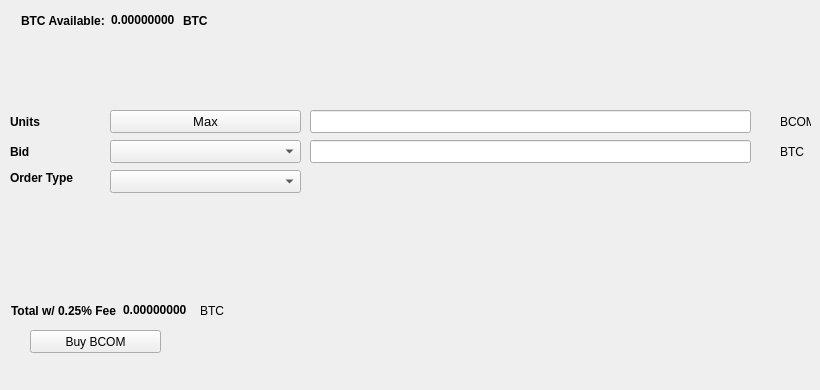
   <widget class="QWidget" name="BuyTab">
    <attribute name="title">
     <string>Buy</string>
    </attribute>
    <widget class="QPushButton" name="BuyBCOM">
     <property name="geometry">
      <rect>
       <x>30</x>
       <y>330</y>
       <width>131</width>
       <height>23</height>
      </rect>
     </property>
     <property name="text">
      <string>Buy BCOM</string>
     </property>
     <property name="icon">
      <iconset resource="../bitcommerce.qrc">
       <normaloff>:/icons/bitcoin</normaloff>:/icons/bitcoin</iconset>
     </property>
    </widget>
    <widget class="QLabel" name="label_3">
     <property name="geometry">
      <rect>
       <x>10</x>
       <y>110</y>
       <width>46</width>
       <height>23</height>
      </rect>
     </property>
     <property name="font">
      <font>
       <weight>75</weight>
       <bold>true</bold>
      </font>
     </property>
     <property name="text">
      <string>Units</string>
     </property>
    </widget>
    <widget class="QLineEdit" name="UnitsInput">
     <property name="geometry">
      <rect>
       <x>310</x>
       <y>110</y>
       <width>441</width>
       <height>23</height>
      </rect>
     </property>
     <property name="font">
      <font>
       <pointsize>9</pointsize>
       <weight>75</weight>
       <bold>true</bold>
      </font>
     </property>
    </widget>
    <widget class="QLineEdit" name="BuyBidPriceEdit">
     <property name="geometry">
      <rect>
       <x>310</x>
       <y>140</y>
       <width>441</width>
       <height>23</height>
      </rect>
     </property>
     <property name="font">
      <font>
       <pointsize>9</pointsize>
       <weight>75</weight>
       <bold>true</bold>
      </font>
     </property>
    </widget>
    <widget class="QLabel" name="label_4">
     <property name="geometry">
      <rect>
       <x>780</x>
       <y>110</y>
       <width>31</width>
       <height>23</height>
      </rect>
     </property>
     <property name="text">
      <string>BCOM</string>
     </property>
    </widget>
    <widget class="QLabel" name="label_5">
     <property name="geometry">
      <rect>
       <x>780</x>
       <y>140</y>
       <width>31</width>
       <height>23</height>
      </rect>
     </property>
     <property name="text">
      <string>BTC</string>
     </property>
    </widget>
    <widget class="QLabel" name="label_6">
     <property name="geometry">
      <rect>
       <x>10</x>
       <y>140</y>
       <width>46</width>
       <height>23</height>
      </rect>
     </property>
     <property name="font">
      <font>
       <weight>75</weight>
       <bold>true</bold>
      </font>
     </property>
     <property name="text">
      <string>Bid</string>
     </property>
    </widget>
    <widget class="QLabel" name="label_7">
     <property name="geometry">
      <rect>
       <x>10</x>
       <y>170</y>
       <width>91</width>
       <height>16</height>
      </rect>
     </property>
     <property name="font">
      <font>
       <weight>75</weight>
       <bold>true</bold>
      </font>
     </property>
     <property name="text">
      <string>Order Type</string>
     </property>
    </widget>
    <widget class="QPushButton" name="Buy_Max_Amount">
     <property name="geometry">
      <rect>
       <x>110</x>
       <y>110</y>
       <width>191</width>
       <height>23</height>
      </rect>
     </property>
     <property name="font">
      <font>
       <pointsize>10</pointsize>
      </font>
     </property>
     <property name="text">
      <string>Max</string>
     </property>
    </widget>
    <widget class="QComboBox" name="BuyBidcomboBox">
     <property name="geometry">
      <rect>
       <x>110</x>
       <y>140</y>
       <width>191</width>
       <height>23</height>
      </rect>
     </property>
     <property name="font">
      <font>
       <pointsize>10</pointsize>
      </font>
     </property>
    </widget>
    <widget class="QComboBox" name="buyOrdertypeCombo">
     <property name="geometry">
      <rect>
       <x>110</x>
       <y>170</y>
       <width>191</width>
       <height>23</height>
      </rect>
     </property>
     <property name="font">
      <font>
       <pointsize>10</pointsize>
      </font>
     </property>
    </widget>
    <widget class="QWidget" name="layoutWidget1">
     <property name="geometry">
      <rect>
       <x>21</x>
       <y>11</y>
       <width>227</width>
       <height>19</height>
      </rect>
     </property>
     <layout class="QHBoxLayout" name="horizontalLayout_3">
      <item>
       <widget class="QLabel" name="label232">
        <property name="font">
         <font>
          <weight>75</weight>
          <bold>true</bold>
         </font>
        </property>
        <property name="text">
         <string>BTC Available:</string>
        </property>
       </widget>
      </item>
      <item>
       <widget class="QLabel" name="BtcAvailableLbl">
        <property name="palette">
         <palette>
          <active>
           <colorrole role="WindowText">
            <brush brushstyle="SolidPattern">
             <color alpha="255">
              <red>0</red>
              <green>0</green>
              <blue>0</blue>
             </color>
            </brush>
           </colorrole>
           <colorrole role="Button">
            <brush brushstyle="SolidPattern">
             <color alpha="255">
              <red>0</red>
              <green>170</green>
              <blue>0</blue>
             </color>
            </brush>
           </colorrole>
           <colorrole role="Light">
            <brush brushstyle="SolidPattern">
             <color alpha="255">
              <red>0</red>
              <green>255</green>
              <blue>0</blue>
             </color>
            </brush>
           </colorrole>
           <colorrole role="Midlight">
            <brush brushstyle="SolidPattern">
             <color alpha="255">
              <red>0</red>
              <green>212</green>
              <blue>0</blue>
             </color>
            </brush>
           </colorrole>
           <colorrole role="Dark">
            <brush brushstyle="SolidPattern">
             <color alpha="255">
              <red>0</red>
              <green>85</green>
              <blue>0</blue>
             </color>
            </brush>
           </colorrole>
           <colorrole role="Mid">
            <brush brushstyle="SolidPattern">
             <color alpha="255">
              <red>0</red>
              <green>113</green>
              <blue>0</blue>
             </color>
            </brush>
           </colorrole>
           <colorrole role="Text">
            <brush brushstyle="SolidPattern">
             <color alpha="255">
              <red>0</red>
              <green>170</green>
              <blue>0</blue>
             </color>
            </brush>
           </colorrole>
           <colorrole role="BrightText">
            <brush brushstyle="SolidPattern">
             <color alpha="255">
              <red>255</red>
              <green>255</green>
              <blue>255</blue>
             </color>
            </brush>
           </colorrole>
           <colorrole role="ButtonText">
            <brush brushstyle="SolidPattern">
             <color alpha="255">
              <red>0</red>
              <green>0</green>
              <blue>0</blue>
             </color>
            </brush>
           </colorrole>
           <colorrole role="Base">
            <brush brushstyle="SolidPattern">
             <color alpha="255">
              <red>255</red>
              <green>255</green>
              <blue>255</blue>
             </color>
            </brush>
           </colorrole>
           <colorrole role="Window">
            <brush brushstyle="SolidPattern">
             <color alpha="255">
              <red>0</red>
              <green>170</green>
              <blue>0</blue>
             </color>
            </brush>
           </colorrole>
           <colorrole role="Shadow">
            <brush brushstyle="SolidPattern">
             <color alpha="255">
              <red>0</red>
              <green>0</green>
              <blue>0</blue>
             </color>
            </brush>
           </colorrole>
           <colorrole role="AlternateBase">
            <brush brushstyle="SolidPattern">
             <color alpha="255">
              <red>127</red>
              <green>212</green>
              <blue>127</blue>
             </color>
            </brush>
           </colorrole>
           <colorrole role="ToolTipBase">
            <brush brushstyle="SolidPattern">
             <color alpha="255">
              <red>255</red>
              <green>255</green>
              <blue>220</blue>
             </color>
            </brush>
           </colorrole>
           <colorrole role="ToolTipText">
            <brush brushstyle="SolidPattern">
             <color alpha="255">
              <red>0</red>
              <green>0</green>
              <blue>0</blue>
             </color>
            </brush>
           </colorrole>
          </active>
          <inactive>
           <colorrole role="WindowText">
            <brush brushstyle="SolidPattern">
             <color alpha="255">
              <red>0</red>
              <green>0</green>
              <blue>0</blue>
             </color>
            </brush>
           </colorrole>
           <colorrole role="Button">
            <brush brushstyle="SolidPattern">
             <color alpha="255">
              <red>0</red>
              <green>170</green>
              <blue>0</blue>
             </color>
            </brush>
           </colorrole>
           <colorrole role="Light">
            <brush brushstyle="SolidPattern">
             <color alpha="255">
              <red>0</red>
              <green>255</green>
              <blue>0</blue>
             </color>
            </brush>
           </colorrole>
           <colorrole role="Midlight">
            <brush brushstyle="SolidPattern">
             <color alpha="255">
              <red>0</red>
              <green>212</green>
              <blue>0</blue>
             </color>
            </brush>
           </colorrole>
           <colorrole role="Dark">
            <brush brushstyle="SolidPattern">
             <color alpha="255">
              <red>0</red>
              <green>85</green>
              <blue>0</blue>
             </color>
            </brush>
           </colorrole>
           <colorrole role="Mid">
            <brush brushstyle="SolidPattern">
             <color alpha="255">
              <red>0</red>
              <green>113</green>
              <blue>0</blue>
             </color>
            </brush>
           </colorrole>
           <colorrole role="Text">
            <brush brushstyle="SolidPattern">
             <color alpha="255">
              <red>0</red>
              <green>170</green>
              <blue>0</blue>
             </color>
            </brush>
           </colorrole>
           <colorrole role="BrightText">
            <brush brushstyle="SolidPattern">
             <color alpha="255">
              <red>255</red>
              <green>255</green>
              <blue>255</blue>
             </color>
            </brush>
           </colorrole>
           <colorrole role="ButtonText">
            <brush brushstyle="SolidPattern">
             <color alpha="255">
              <red>0</red>
              <green>0</green>
              <blue>0</blue>
             </color>
            </brush>
           </colorrole>
           <colorrole role="Base">
            <brush brushstyle="SolidPattern">
             <color alpha="255">
              <red>255</red>
              <green>255</green>
              <blue>255</blue>
             </color>
            </brush>
           </colorrole>
           <colorrole role="Window">
            <brush brushstyle="SolidPattern">
             <color alpha="255">
              <red>0</red>
              <green>170</green>
              <blue>0</blue>
             </color>
            </brush>
           </colorrole>
           <colorrole role="Shadow">
            <brush brushstyle="SolidPattern">
             <color alpha="255">
              <red>0</red>
              <green>0</green>
              <blue>0</blue>
             </color>
            </brush>
           </colorrole>
           <colorrole role="AlternateBase">
            <brush brushstyle="SolidPattern">
             <color alpha="255">
              <red>127</red>
              <green>212</green>
              <blue>127</blue>
             </color>
            </brush>
           </colorrole>
           <colorrole role="ToolTipBase">
            <brush brushstyle="SolidPattern">
             <color alpha="255">
              <red>255</red>
              <green>255</green>
              <blue>220</blue>
             </color>
            </brush>
           </colorrole>
           <colorrole role="ToolTipText">
            <brush brushstyle="SolidPattern">
             <color alpha="255">
              <red>0</red>
              <green>0</green>
              <blue>0</blue>
             </color>
            </brush>
           </colorrole>
          </inactive>
          <disabled>
           <colorrole role="WindowText">
            <brush brushstyle="SolidPattern">
             <color alpha="255">
              <red>0</red>
              <green>85</green>
              <blue>0</blue>
             </color>
            </brush>
           </colorrole>
           <colorrole role="Button">
            <brush brushstyle="SolidPattern">
             <color alpha="255">
              <red>0</red>
              <green>170</green>
              <blue>0</blue>
             </color>
            </brush>
           </colorrole>
           <colorrole role="Light">
            <brush brushstyle="SolidPattern">
             <color alpha="255">
              <red>0</red>
              <green>255</green>
              <blue>0</blue>
             </color>
            </brush>
           </colorrole>
           <colorrole role="Midlight">
            <brush brushstyle="SolidPattern">
             <color alpha="255">
              <red>0</red>
              <green>212</green>
              <blue>0</blue>
             </color>
            </brush>
           </colorrole>
           <colorrole role="Dark">
            <brush brushstyle="SolidPattern">
             <color alpha="255">
              <red>0</red>
              <green>85</green>
              <blue>0</blue>
             </color>
            </brush>
           </colorrole>
           <colorrole role="Mid">
            <brush brushstyle="SolidPattern">
             <color alpha="255">
              <red>0</red>
              <green>113</green>
              <blue>0</blue>
             </color>
            </brush>
           </colorrole>
           <colorrole role="Text">
            <brush brushstyle="SolidPattern">
             <color alpha="255">
              <red>0</red>
              <green>85</green>
              <blue>0</blue>
             </color>
            </brush>
           </colorrole>
           <colorrole role="BrightText">
            <brush brushstyle="SolidPattern">
             <color alpha="255">
              <red>255</red>
              <green>255</green>
              <blue>255</blue>
             </color>
            </brush>
           </colorrole>
           <colorrole role="ButtonText">
            <brush brushstyle="SolidPattern">
             <color alpha="255">
              <red>0</red>
              <green>85</green>
              <blue>0</blue>
             </color>
            </brush>
           </colorrole>
           <colorrole role="Base">
            <brush brushstyle="SolidPattern">
             <color alpha="255">
              <red>0</red>
              <green>170</green>
              <blue>0</blue>
             </color>
            </brush>
           </colorrole>
           <colorrole role="Window">
            <brush brushstyle="SolidPattern">
             <color alpha="255">
              <red>0</red>
              <green>170</green>
              <blue>0</blue>
             </color>
            </brush>
           </colorrole>
           <colorrole role="Shadow">
            <brush brushstyle="SolidPattern">
             <color alpha="255">
              <red>0</red>
              <green>0</green>
              <blue>0</blue>
             </color>
            </brush>
           </colorrole>
           <colorrole role="AlternateBase">
            <brush brushstyle="SolidPattern">
             <color alpha="255">
              <red>0</red>
              <green>170</green>
              <blue>0</blue>
             </color>
            </brush>
           </colorrole>
           <colorrole role="ToolTipBase">
            <brush brushstyle="SolidPattern">
             <color alpha="255">
              <red>255</red>
              <green>255</green>
              <blue>220</blue>
             </color>
            </brush>
           </colorrole>
           <colorrole role="ToolTipText">
            <brush brushstyle="SolidPattern">
             <color alpha="255">
              <red>0</red>
              <green>0</green>
              <blue>0</blue>
             </color>
            </brush>
           </colorrole>
          </disabled>
         </palette>
        </property>
        <property name="font">
         <font>
          <weight>75</weight>
          <bold>true</bold>
         </font>
        </property>
        <property name="text">
         <string>0.00000000</string>
        </property>
        <property name="textInteractionFlags">
         <set>Qt::LinksAccessibleByMouse|Qt::TextSelectableByKeyboard|Qt::TextSelectableByMouse</set>
        </property>
       </widget>
      </item>
      <item>
       <widget class="QLabel" name="BtcAvailableLbl_2">
        <property name="font">
         <font>
          <weight>75</weight>
          <bold>true</bold>
         </font>
        </property>
        <property name="text">
         <string>BTC</string>
        </property>
       </widget>
      </item>
     </layout>
    </widget>
    <widget class="QWidget" name="layoutWidge2">
     <property name="geometry">
      <rect>
       <x>11</x>
       <y>301</y>
       <width>259</width>
       <height>19</height>
      </rect>
     </property>
     <layout class="QHBoxLayout" name="horizontalLayout_4">
      <item>
       <widget class="QLabel" name="label_9">
        <property name="font">
         <font>
          <weight>75</weight>
          <bold>true</bold>
         </font>
        </property>
        <property name="text">
         <string>Total w/ 0.25% Fee</string>
        </property>
       </widget>
      </item>
      <item>
       <widget class="QLabel" name="BuyCostLabel">
        <property name="palette">
         <palette>
          <active>
           <colorrole role="WindowText">
            <brush brushstyle="SolidPattern">
             <color alpha="255">
              <red>0</red>
              <green>0</green>
              <blue>0</blue>
             </color>
            </brush>
           </colorrole>
           <colorrole role="Button">
            <brush brushstyle="SolidPattern">
             <color alpha="255">
              <red>0</red>
              <green>170</green>
              <blue>0</blue>
             </color>
            </brush>
           </colorrole>
           <colorrole role="Light">
            <brush brushstyle="SolidPattern">
             <color alpha="255">
              <red>0</red>
              <green>255</green>
              <blue>0</blue>
             </color>
            </brush>
           </colorrole>
           <colorrole role="Midlight">
            <brush brushstyle="SolidPattern">
             <color alpha="255">
              <red>0</red>
              <green>212</green>
              <blue>0</blue>
             </color>
            </brush>
           </colorrole>
           <colorrole role="Dark">
            <brush brushstyle="SolidPattern">
             <color alpha="255">
              <red>0</red>
              <green>85</green>
              <blue>0</blue>
             </color>
            </brush>
           </colorrole>
           <colorrole role="Mid">
            <brush brushstyle="SolidPattern">
             <color alpha="255">
              <red>0</red>
              <green>113</green>
              <blue>0</blue>
             </color>
            </brush>
           </colorrole>
           <colorrole role="Text">
            <brush brushstyle="SolidPattern">
             <color alpha="255">
              <red>0</red>
              <green>170</green>
              <blue>0</blue>
             </color>
            </brush>
           </colorrole>
           <colorrole role="BrightText">
            <brush brushstyle="SolidPattern">
             <color alpha="255">
              <red>255</red>
              <green>255</green>
              <blue>255</blue>
             </color>
            </brush>
           </colorrole>
           <colorrole role="ButtonText">
            <brush brushstyle="SolidPattern">
             <color alpha="255">
              <red>0</red>
              <green>0</green>
              <blue>0</blue>
             </color>
            </brush>
           </colorrole>
           <colorrole role="Base">
            <brush brushstyle="SolidPattern">
             <color alpha="255">
              <red>255</red>
              <green>255</green>
              <blue>255</blue>
             </color>
            </brush>
           </colorrole>
           <colorrole role="Window">
            <brush brushstyle="SolidPattern">
             <color alpha="255">
              <red>0</red>
              <green>170</green>
              <blue>0</blue>
             </color>
            </brush>
           </colorrole>
           <colorrole role="Shadow">
            <brush brushstyle="SolidPattern">
             <color alpha="255">
              <red>0</red>
              <green>0</green>
              <blue>0</blue>
             </color>
            </brush>
           </colorrole>
           <colorrole role="AlternateBase">
            <brush brushstyle="SolidPattern">
             <color alpha="255">
              <red>127</red>
              <green>212</green>
              <blue>127</blue>
             </color>
            </brush>
           </colorrole>
           <colorrole role="ToolTipBase">
            <brush brushstyle="SolidPattern">
             <color alpha="255">
              <red>255</red>
              <green>255</green>
              <blue>220</blue>
             </color>
            </brush>
           </colorrole>
           <colorrole role="ToolTipText">
            <brush brushstyle="SolidPattern">
             <color alpha="255">
              <red>0</red>
              <green>0</green>
              <blue>0</blue>
             </color>
            </brush>
           </colorrole>
          </active>
          <inactive>
           <colorrole role="WindowText">
            <brush brushstyle="SolidPattern">
             <color alpha="255">
              <red>0</red>
              <green>0</green>
              <blue>0</blue>
             </color>
            </brush>
           </colorrole>
           <colorrole role="Button">
            <brush brushstyle="SolidPattern">
             <color alpha="255">
              <red>0</red>
              <green>170</green>
              <blue>0</blue>
             </color>
            </brush>
           </colorrole>
           <colorrole role="Light">
            <brush brushstyle="SolidPattern">
             <color alpha="255">
              <red>0</red>
              <green>255</green>
              <blue>0</blue>
             </color>
            </brush>
           </colorrole>
           <colorrole role="Midlight">
            <brush brushstyle="SolidPattern">
             <color alpha="255">
              <red>0</red>
              <green>212</green>
              <blue>0</blue>
             </color>
            </brush>
           </colorrole>
           <colorrole role="Dark">
            <brush brushstyle="SolidPattern">
             <color alpha="255">
              <red>0</red>
              <green>85</green>
              <blue>0</blue>
             </color>
            </brush>
           </colorrole>
           <colorrole role="Mid">
            <brush brushstyle="SolidPattern">
             <color alpha="255">
              <red>0</red>
              <green>113</green>
              <blue>0</blue>
             </color>
            </brush>
           </colorrole>
           <colorrole role="Text">
            <brush brushstyle="SolidPattern">
             <color alpha="255">
              <red>0</red>
              <green>170</green>
              <blue>0</blue>
             </color>
            </brush>
           </colorrole>
           <colorrole role="BrightText">
            <brush brushstyle="SolidPattern">
             <color alpha="255">
              <red>255</red>
              <green>255</green>
              <blue>255</blue>
             </color>
            </brush>
           </colorrole>
           <colorrole role="ButtonText">
            <brush brushstyle="SolidPattern">
             <color alpha="255">
              <red>0</red>
              <green>0</green>
              <blue>0</blue>
             </color>
            </brush>
           </colorrole>
           <colorrole role="Base">
            <brush brushstyle="SolidPattern">
             <color alpha="255">
              <red>255</red>
              <green>255</green>
              <blue>255</blue>
             </color>
            </brush>
           </colorrole>
           <colorrole role="Window">
            <brush brushstyle="SolidPattern">
             <color alpha="255">
              <red>0</red>
              <green>170</green>
              <blue>0</blue>
             </color>
            </brush>
           </colorrole>
           <colorrole role="Shadow">
            <brush brushstyle="SolidPattern">
             <color alpha="255">
              <red>0</red>
              <green>0</green>
              <blue>0</blue>
             </color>
            </brush>
           </colorrole>
           <colorrole role="AlternateBase">
            <brush brushstyle="SolidPattern">
             <color alpha="255">
              <red>127</red>
              <green>212</green>
              <blue>127</blue>
             </color>
            </brush>
           </colorrole>
           <colorrole role="ToolTipBase">
            <brush brushstyle="SolidPattern">
             <color alpha="255">
              <red>255</red>
              <green>255</green>
              <blue>220</blue>
             </color>
            </brush>
           </colorrole>
           <colorrole role="ToolTipText">
            <brush brushstyle="SolidPattern">
             <color alpha="255">
              <red>0</red>
              <green>0</green>
              <blue>0</blue>
             </color>
            </brush>
           </colorrole>
          </inactive>
          <disabled>
           <colorrole role="WindowText">
            <brush brushstyle="SolidPattern">
             <color alpha="255">
              <red>0</red>
              <green>85</green>
              <blue>0</blue>
             </color>
            </brush>
           </colorrole>
           <colorrole role="Button">
            <brush brushstyle="SolidPattern">
             <color alpha="255">
              <red>0</red>
              <green>170</green>
              <blue>0</blue>
             </color>
            </brush>
           </colorrole>
           <colorrole role="Light">
            <brush brushstyle="SolidPattern">
             <color alpha="255">
              <red>0</red>
              <green>255</green>
              <blue>0</blue>
             </color>
            </brush>
           </colorrole>
           <colorrole role="Midlight">
            <brush brushstyle="SolidPattern">
             <color alpha="255">
              <red>0</red>
              <green>212</green>
              <blue>0</blue>
             </color>
            </brush>
           </colorrole>
           <colorrole role="Dark">
            <brush brushstyle="SolidPattern">
             <color alpha="255">
              <red>0</red>
              <green>85</green>
              <blue>0</blue>
             </color>
            </brush>
           </colorrole>
           <colorrole role="Mid">
            <brush brushstyle="SolidPattern">
             <color alpha="255">
              <red>0</red>
              <green>113</green>
              <blue>0</blue>
             </color>
            </brush>
           </colorrole>
           <colorrole role="Text">
            <brush brushstyle="SolidPattern">
             <color alpha="255">
              <red>0</red>
              <green>85</green>
              <blue>0</blue>
             </color>
            </brush>
           </colorrole>
           <colorrole role="BrightText">
            <brush brushstyle="SolidPattern">
             <color alpha="255">
              <red>255</red>
              <green>255</green>
              <blue>255</blue>
             </color>
            </brush>
           </colorrole>
           <colorrole role="ButtonText">
            <brush brushstyle="SolidPattern">
             <color alpha="255">
              <red>0</red>
              <green>85</green>
              <blue>0</blue>
             </color>
            </brush>
           </colorrole>
           <colorrole role="Base">
            <brush brushstyle="SolidPattern">
             <color alpha="255">
              <red>0</red>
              <green>170</green>
              <blue>0</blue>
             </color>
            </brush>
           </colorrole>
           <colorrole role="Window">
            <brush brushstyle="SolidPattern">
             <color alpha="255">
              <red>0</red>
              <green>170</green>
              <blue>0</blue>
             </color>
            </brush>
           </colorrole>
           <colorrole role="Shadow">
            <brush brushstyle="SolidPattern">
             <color alpha="255">
              <red>0</red>
              <green>0</green>
              <blue>0</blue>
             </color>
            </brush>
           </colorrole>
           <colorrole role="AlternateBase">
            <brush brushstyle="SolidPattern">
             <color alpha="255">
              <red>0</red>
              <green>170</green>
              <blue>0</blue>
             </color>
            </brush>
           </colorrole>
           <colorrole role="ToolTipBase">
            <brush brushstyle="SolidPattern">
             <color alpha="255">
              <red>255</red>
              <green>255</green>
              <blue>220</blue>
             </color>
            </brush>
           </colorrole>
           <colorrole role="ToolTipText">
            <brush brushstyle="SolidPattern">
             <color alpha="255">
              <red>0</red>
              <green>0</green>
              <blue>0</blue>
             </color>
            </brush>
           </colorrole>
          </disabled>
         </palette>
        </property>
        <property name="font">
         <font>
          <weight>75</weight>
          <bold>true</bold>
         </font>
        </property>
        <property name="autoFillBackground">
         <bool>false</bool>
        </property>
        <property name="text">
         <string>0.00000000</string>
        </property>
        <property name="textInteractionFlags">
         <set>Qt::LinksAccessibleByMouse|Qt::TextSelectableByMouse</set>
        </property>
       </widget>
      </item>
      <item>
       <widget class="QLabel" name="label_10">
        <property name="font">
         <font>
          <weight>50</weight>
          <bold>false</bold>
         </font>
        </property>
        <property name="text">
         <string>BTC</string>
        </property>
       </widget>
      </item>
     </layout>
    </widget>
    <widget class="QLabel" name="label_24">
     <property name="geometry">
      <rect>
       <x>460</x>
       <y>300</y>
       <width>281</width>
       <height>81</height>
      </rect>
     </property>
     <property name="text">
      <string/>
     </property>
     <property name="pixmap">
      <pixmap>:/images/bittrex</pixmap>
     </property>
    </widget>
   </widget>
